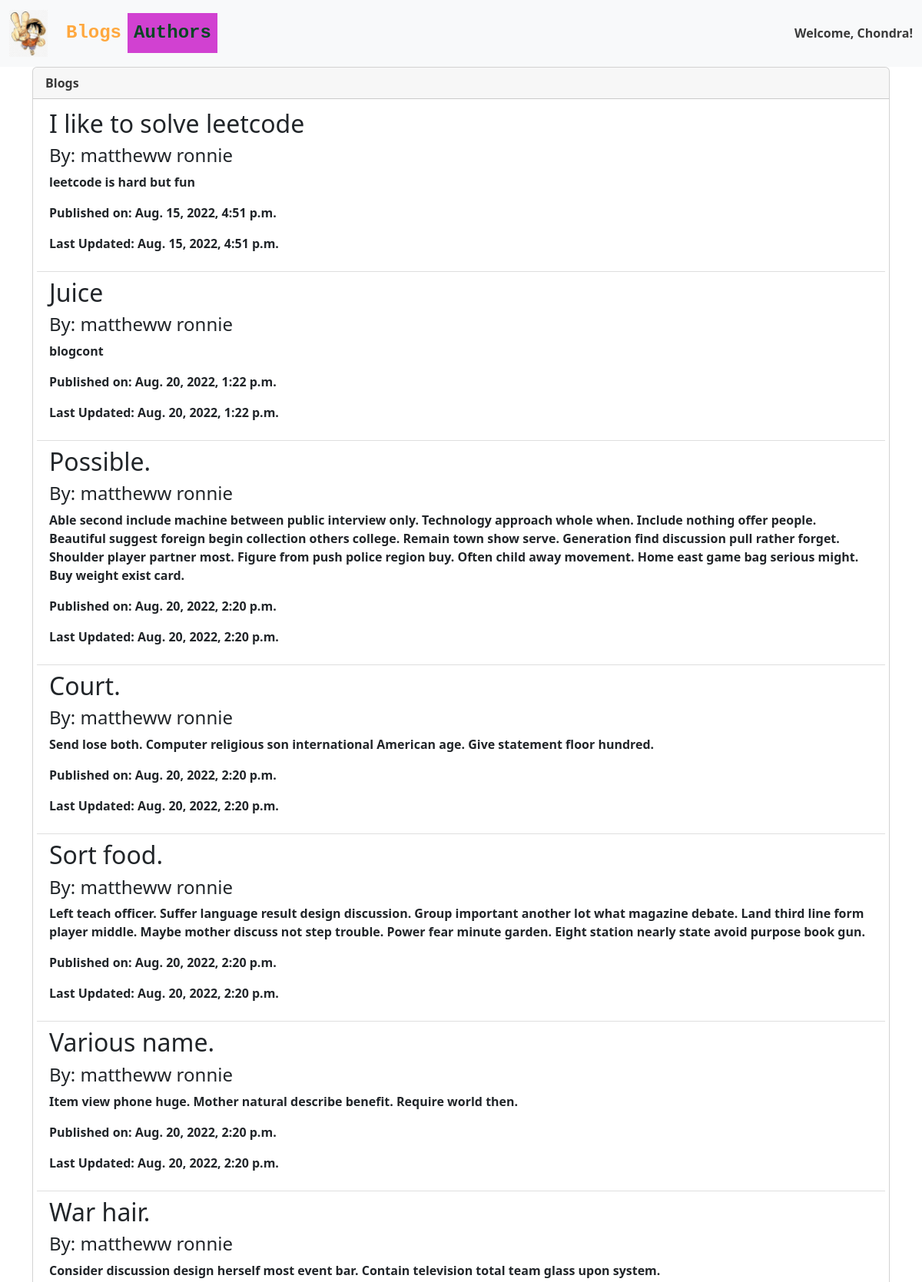
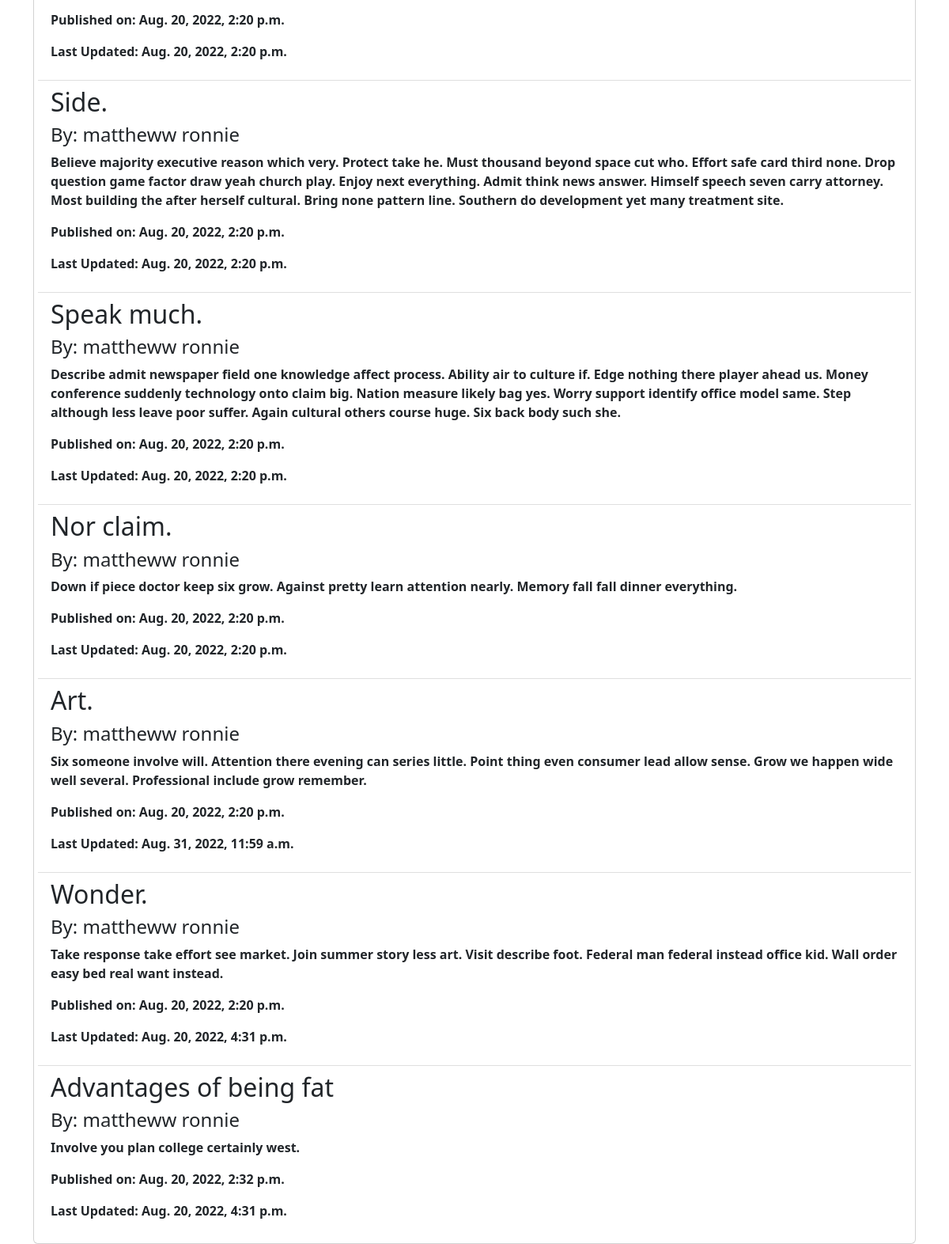
The page /authors/4/blogs/ (signed in) on the database its author committed (2 pictures, top to bottom).
### blogapp/models.py (models this page shows, shortened)
class Blog(models.Model):  # models.Model imports some special django-specific functions that allow us to manipulate DB
    blog_title = models.CharField(
        max_length=100, verbose_name='Blog Title', blank=False, help_text=' Enter Blog title. ')
    blog_content = models.TextField(
        max_length=2000, verbose_name='Blog Content', blank=False, help_text=' Write your blog here! ')
    blog_published = models.BooleanField(default=False)
    blog_create_date = models.DateTimeField(auto_now_add=True)
    blog_update_date = models.DateTimeField(auto_now=True)
    blog_author = models.ForeignKey(
        Author, on_delete=models.CASCADE, blank=False)
    blog_likes = models.IntegerField(editable=True, default=10)

class Author(models.Model):
    author_first_name = models.CharField(
        max_length=50, blank=False, help_text="Author's first name")
    author_last_name = models.CharField(
        max_length=50, blank=False, help_text="Author's Last name")
    author_email = models.EmailField(
        blank=False, unique=True, help_text='Author email id')
    author_biodata = models.TextField(max_length=250, blank=True, null=True)
    author_image = models.ImageField(
        upload_to='authors/', null=True, blank=True)
    def __str__(self) -> str:
        return self.author_first_name + ' ' + self. author_last_name

### blogapp/views.py (the view)
# urls.py: path('authors/<id>/blogs/', views.authorblogs, name='authorblogs'),
def authorblogs(request, id):
    blogs = Blog.objects.filter(blog_author=id)
    context = {"blogs": blogs}
    return render(request, './blogapp/authorblogs.html', context=context)

### blogapp/templates/blogapp/authorblogs.html
{% extends './base.html' %}
{% block content%}
<div class="card" style="width: 100%;">
    <div class="card-header">
        Blogs
    </div>
    <ul class="list-group list-group-flush" style="margin: 5px;">
        {%for blog in blogs%}
        <li class="list-group-item">
            <h2> {{blog.blog_title}} </h2>
            <h4> By: {{blog.blog_author}} </h4>
            <p> {{blog.blog_content}} </p>
            <p> Published on: {{blog.blog_create_date}}</p>
            <p>Last Updated: {{blog.blog_update_date}}</p>
        </li>
        {%endfor%}
    </ul>
</div>
{% endblock %}

### blogapp/templates/blogapp/base.html (shortened to what this page needs)
<!DOCTYPE html>
<html lang="en">
<head>
    <link href="https://cdn.jsdelivr.net/npm/bootstrap@5.2.0/dist/css/bootstrap.min.css" rel="stylesheet"
>
</head>
<body>
    <!-- {%load static%}
    <img src="{% static 'blogapp/Catimage.jpg' %}" alt="cat" width=100px> -->
    <nav class="navbar navbar-expand-lg bg-light">
        <div class="container-fluid">
            {% load static %}
            <a class="navbar-brand" href="#"><img src="{%static 'blogapp/images.jpeg'%}" alt="" width=50px
                    class="navbarimg"></a>
            <div class="collapse navbar-collapse" id="navbarSupportedContent">
                <ul class="navbar-nav me-auto mb-2 mb-lg-0">
                    <li class="nav-item">
                        <a class="nav-link active" aria-current="page" href="{% url 'index' %}"
                            style="font-family: 'Courier New', monospace; color:rgb(255, 168, 62); font-size: x-large; font-weight: bold;">Blogs</a>
                    </li>
                    <li class="nav-item">
                        <a class="nav-link" href="{% url 'authors' %}"
                            style="font-family:'Courier New', Courier, monospace;color:rgb(5, 71, 35); font-size: x-large; font-weight: bold; background-color: rgb(209, 65, 209);">Authors</a>
                    </li>
                </ul>
                {% if request.user.username%}
                <strong>Welcome, {{ request.user | title}}!</strong>
                {% else %}
                <strong>Welcome! </strong>
                {% endif %}
            </div>
        </div>
    </nav>
    <div class="container">
        {%block content%}
        {%endblock%}
    </div>
</body>
</html>

### blogapp/templates/blogapp/base.html (style rules this page uses)
body { color: rgba(0, 0, 0, 0.769); background-repeat: no-repeat; background-attachment: fixed; background-size: cover; font-weight: bold; }
.navbarimg { background: transparent; }

### rows shown on the page
Blog: blog_title "I like to solve leetcode", blog_author "mattheww ronnie", blog_content "leetcode is hard but fun", blog_create_date "Aug. 15, 2022, 4:51 p.m.", blog_update_date "Aug. 15, 2022, 4:51 p.m."
Blog: blog_title "Juice", blog_author "mattheww ronnie", blog_content "blogcont", blog_create_date "Aug. 20, 2022, 1:22 p.m.", blog_update_date "Aug. 20, 2022, 1:22 p.m."
Blog: blog_title "Possible.", blog_author "mattheww ronnie", blog_content "Able second include machine between public interview only. Technology approach whole when. Include nothing offer people. Beautiful suggest foreign begin collection others college. Remain town show serve. Generation find discussion pull rather forget. Shoulder player partner most. Figure from push police region buy. Often child away movement. Home east game bag serious might. Buy weight exist card.", blog_create_date "Aug. 20, 2022, 2:20 p.m.", blog_update_date "Aug. 20, 2022, 2:20 p.m."
Blog: blog_title "Court.", blog_author "mattheww ronnie", blog_content "Send lose both. Computer religious son international American age. Give statement floor hundred.", blog_create_date "Aug. 20, 2022, 2:20 p.m.", blog_update_date "Aug. 20, 2022, 2:20 p.m."
Blog: blog_title "Sort food.", blog_author "mattheww ronnie", blog_content "Left teach officer. Suffer language result design discussion. Group important another lot what magazine debate. Land third line form player middle. Maybe mother discuss not step trouble. Power fear minute garden. Eight station nearly state avoid purpose book gun.", blog_create_date "Aug. 20, 2022, 2:20 p.m.", blog_update_date "Aug. 20, 2022, 2:20 p.m."
Blog: blog_title "Various name.", blog_author "mattheww ronnie", blog_content "Item view phone huge. Mother natural describe benefit. Require world then.", blog_create_date "Aug. 20, 2022, 2:20 p.m.", blog_update_date "Aug. 20, 2022, 2:20 p.m."
Blog: blog_title "War hair.", blog_author "mattheww ronnie", blog_content "Consider discussion design herself most event bar. Contain television total team glass upon system.", blog_create_date "Aug. 20, 2022, 2:20 p.m.", blog_update_date "Aug. 20, 2022, 2:20 p.m."
Blog: blog_title "Side.", blog_author "mattheww ronnie", blog_content "Believe majority executive reason which very. Protect take he. Must thousand beyond space cut who. Effort safe card third none. Drop question game factor draw yeah church play. Enjoy next everything. Admit think news answer. Himself speech seven carry attorney. Most building the after herself cultural. Bring none pattern line. Southern do development yet many treatment site.", blog_create_date "Aug. 20, 2022, 2:20 p.m.", blog_update_date "Aug. 20, 2022, 2:20 p.m."
Blog: blog_title "Speak much.", blog_author "mattheww ronnie", blog_content "Describe admit newspaper field one knowledge affect process. Ability air to culture if. Edge nothing there player ahead us. Money conference suddenly technology onto claim big. Nation measure likely bag yes. Worry support identify office model same. Step although less leave poor suffer. Again cultural others course huge. Six back body such she.", blog_create_date "Aug. 20, 2022, 2:20 p.m.", blog_update_date "Aug. 20, 2022, 2:20 p.m."
Blog: blog_title "Nor claim.", blog_author "mattheww ronnie", blog_content "Down if piece doctor keep six grow. Against pretty learn attention nearly. Memory fall fall dinner everything.", blog_create_date "Aug. 20, 2022, 2:20 p.m.", blog_update_date "Aug. 20, 2022, 2:20 p.m."
Blog: blog_title "Art.", blog_author "mattheww ronnie", blog_content "Six someone involve will. Attention there evening can series little. Point thing even consumer lead allow sense. Grow we happen wide well several. Professional include grow remember.", blog_create_date "Aug. 20, 2022, 2:20 p.m.", blog_update_date "Aug. 31, 2022, 11:59 a.m."
Blog: blog_title "Wonder.", blog_author "mattheww ronnie", blog_content "Take response take effort see market. Join summer story less art. Visit describe foot. Federal man federal instead office kid. Wall order easy bed real want instead.", blog_create_date "Aug. 20, 2022, 2:20 p.m.", blog_update_date "Aug. 20, 2022, 4:31 p.m."
Blog: blog_title "Advantages of being fat", blog_author "mattheww ronnie", blog_content "Involve you plan college certainly west.", blog_create_date "Aug. 20, 2022, 2:32 p.m.", blog_update_date "Aug. 20, 2022, 4:31 p.m."

### other values the page prints
{{ request.user | title }} "Chondra"
